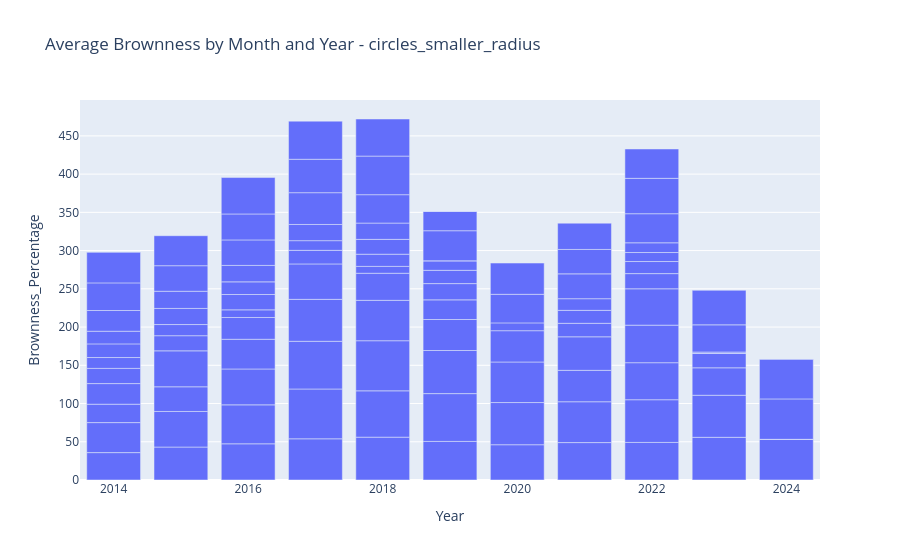

The code cell stored with this chart in its notebook:
### Code cell
brown_bar_chart(region)

### Figure 1 — Plotly figure (JSON) as saved in the notebook; plotly's stock layout.template omitted (floating-point values rounded to 4 significant figures)
{"data": [{"alignmentgroup": "True", "customdata": [[1], [2], [3], [4], [5], [6], [7], [8], [10], [11], [12], [1], [2], [3], [4], [7], [8], [9], [10], [11], [12], [1], [2], [3], [4], [5], [6], [7], [8], [9], [10], [11], [12], [1], [2], [3], [4], [5], [6], [7], [8], [10], [11], [12], [1], [2], [3], [4], [5], [6], [7], [8], [9], [10], [11], [12], [1], [2], [3], [4], [5], [6], [7], [8], [9], [10], [11], [12], [1], [2], [4], [5], [7], [11], [12], [1], [2], [3], [4], [5], [7], [8], [10], [11], [12], [1], [2], [3], [4], [5], [6], [7], [8], [9], [10], [11], [12], [2], [3], [4], [5], [6], [8], [11], [12], [1], [2], [3], [4], [5]], "hovertemplate": "Year=%{x}<br>Brownness_Percentage=%{y}<br>Month=%{customdata[0]}<extra></extra>", "legendgroup": "", "marker": {"color": "#636efa", "pattern": {"shape": ""}}, "name": "", "offsetgroup": "", "orientation": "v", "showlegend": false, "textposition": "auto", "type": "bar", "x": [2014, 2014, 2014, 2014, 2014, 2014, 2014, 2014, 2014, 2014, 2014, 2015, 2015, 2015, 2015, 2015, 2015, 2015, 2015, 2015, 2015, 2016, 2016, 2016, 2016, 2016, 2016, 2016, 2016, 2016, 2016, 2016, 2016, 2017, 2017, 2017, 2017, 2017, 2017, 2017, 2017, 2017, 2017, 2017, 2018, 2018, 2018, 2018, 2018, 2018, 2018, 2018, 2018, 2018, 2018, 2018, 2019, 2019, 2019, 2019, 2019, 2019, 2019, 2019, 2019, 2019, 2019, 2019, 2020, 2020, 2020, 2020, 2020, 2020, 2020, 2021, 2021, 2021, 2021, 2021, 2021, 2021, 2021, 2021, 2021, 2022, 2022, 2022, 2022, 2022, 2022, 2022, 2022, 2022, 2022, 2022, 2022, 2023, 2023, 2023, 2023, 2023, 2023, 2023, 2023, 2024, 2024, 2024, 2024, 2024], "xaxis": "x", "y": [35.82, 39.24, 24.08, 26.95, 19.86, 14.22, 17.84, 16.54, 27.1, 36.13, 39.95, 43.08, 46.54, 32.28, 47.02, 19.79, 14.59, 21.07, 22.47, 33.41, 39.21, 47.34, 50.93, 46.93, 38.83, 28.49, 9.993, 20.06, 16.55, 21.52, 33.32, 33.95, 47.62, 53.88, 65.14, 62.37, 54.84, 46.32, 17.78, 12.65, 21.16, 41.58, 43.68, 49.87, 56.02, 60.6, 65.5, 52.81, 35.43, 8.982, 15.91, 19.41, 21.31, 37.12, 50.46, 48.51, 50.45, 62.51, 56.39, 40.52, 25.7, 21.26, 17.37, 12.48, 0, 39.3, 25.33, 0, 46.12, 55.16, 53.04, 40.93, 10.2, 37.37, 40.87, 48.93, 53.38, 41.08, 43.87, 17.64, 16.95, 15.23, 32.46, 31.94, 34.37, 49.16, 55.82, 48.41, 49.11, 47.53, 19.86, 15.82, 11.78, 12.71, 38.03, 46.27, 38.37, 55.81, 55.02, 35.89, 19.03, 0, 1.605, 35.55, 45.14, 53.2, 0, 52.83, 52.08, 0], "yaxis": "y"}], "layout": {"barmode": "relative", "legend": {"tracegroupgap": 0}, "title": {"text": "Average Brownness by Month and Year - circles_smaller_radius"}, "xaxis": {"anchor": "y", "domain": [0, 1], "title": {"text": "Year"}}, "yaxis": {"anchor": "x", "domain": [0, 1], "title": {"text": "Brownness_Percentage"}}}}
